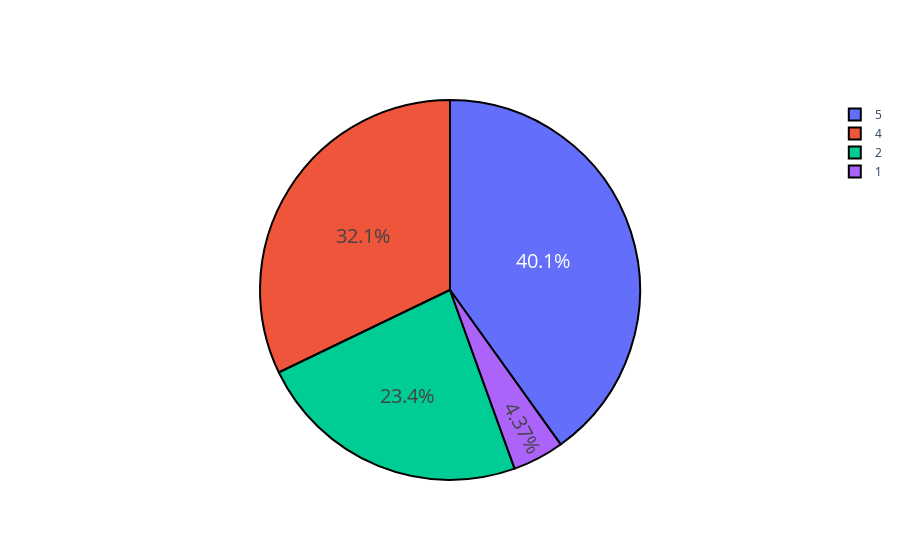

The notebook cell saved with this chart:
### Code cell
# Percentages of ratings in the dataset...
fig = go.Figure(data=[go.Pie(labels=df.Rating, values=df.Rating)])
fig.update_traces(hoverinfo='label+percent', textinfo='percent', textfont_size=20,
                  marker=dict( line=dict(color='#000000', width=2)))
fig.show()

### Figure 1 — Plotly figure (JSON) as saved in the notebook; plotly's stock layout.template omitted (floating-point values rounded to 4 significant figures; data arrays with more than 128 entries replaced by an {"elided": "..."} marker saying what was removed)
{"data": [{"hoverinfo": "label+percent", "labels": {"elided": "105698 int values"}, "marker": {"line": {"color": "#000000", "width": 2}}, "textfont": {"size": 20}, "textinfo": "percent", "type": "pie", "values": {"elided": "105698 int values"}}], "layout": {}}
